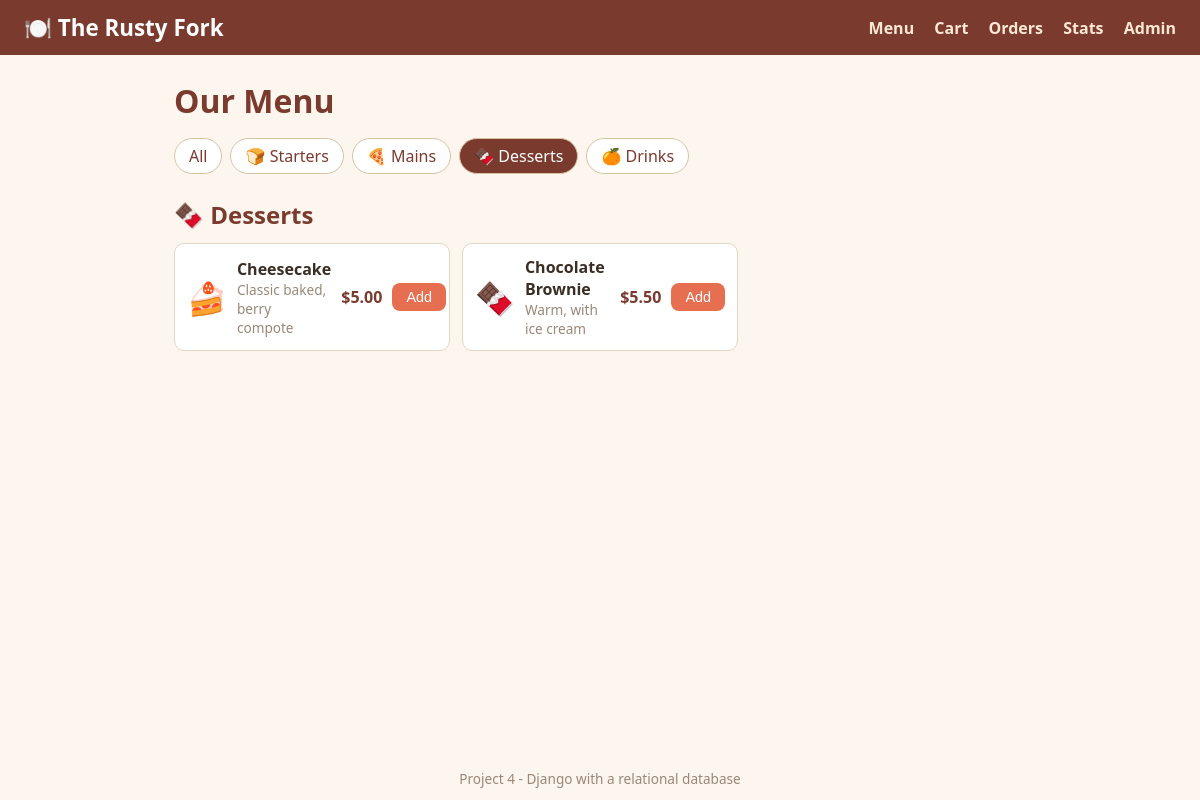
Screenshot of /?cat=3 with the database file from the repository.
### menu/models.py (models this page shows, shortened)
class Category(models.Model):
    name = models.CharField(max_length=50)
    emoji = models.CharField(max_length=10, blank=True)
    order = models.PositiveIntegerField(default=0)
    class Meta:
        ordering = ["order", "name"]
        verbose_name_plural = "Categories"

class MenuItem(models.Model):
    category = models.ForeignKey(
        Category, on_delete=models.CASCADE, related_name="items"
    )
    name = models.CharField(max_length=50)
    description = models.TextField(blank=True)
    price = models.DecimalField(max_digits=6, decimal_places=2)
    emoji = models.CharField(max_length=10, blank=True)
    available = models.BooleanField(default=True)
    class Meta:
        ordering = ["category__order", "name"]

### menu/views.py (the view)
# urls.py: path("", views.menu, name="menu"),
def menu(request):
    selected = request.GET.get("cat")
    items = MenuItem.objects.filter(available=True)
    if selected:
        items = items.filter(category_id=selected)
    categories = Category.objects.all()
    items_by_category = {}
    for category in categories:
        group = [i for i in items if i.category_id == category.id]
        if group:
            items_by_category[category] = group
    return render(request, "menu/menu.html", {
        "categories": categories,
        "items_by_category": items_by_category,
        "selected": selected,
        "cart_count": _cart_count(_cart(request)),
    })

### menu/views.py (called while the page is built)
def _cart(request):
    return request.session.setdefault(CART_KEY, {})

def _cart_count(cart):
    return sum(cart.values())

### menu/templates/menu/menu.html (shortened to what this page needs)
{% extends "base.html" %}
{% block content %}
<h1>Our Menu</h1>
<div class="filters">
    <a href="{% url 'menu' %}" class="{% if not selected %}active{% endif %}">All</a>
    {% for category in categories %}
        <a href="{% url 'menu' %}?cat={{ category.id }}" class="{% if selected == category.id|stringformat:'s' %}active{% endif %}">
            {{ category.emoji }} {{ category.name }}
        </a>
    {% endfor %}
</div>
{% for category, items in items_by_category.items %}
    <section class="category">
        <h2>{{ category.emoji }} {{ category.name }}</h2>
        <div class="items">
            {% for item in items %}
                <div class="item">
                    <span class="emoji">{{ item.emoji }}</span>
                    <div class="info">
                        <h3>{{ item.name }}</h3>
                        <p>{{ item.description }}</p>
                    </div>
                    <div class="price">${{ item.price }}</div>
                    <form method="post" action="{% url 'cart' %}">
                        <button type="submit">Add</button>
                    </form>
                </div>
            {% endfor %}
        </div>
    </section>
{% empty %}
    <p class="empty">No items here yet. Check the admin to add some.</p>
{% endfor %}
{% endblock %}

### menu/static/menu/css/style.css (style rules this page uses)
* { box-sizing: border-box; margin: 0; padding: 0; }
body { font-family: "Segoe UI", Tahoma, sans-serif; background: #fdf6ee; color: #3a2e24; display: flex; flex-direction: column; min-height: 100vh; }
h1 { margin-bottom: 16px; color: #7a3b2e; }
h2 { margin: 24px 0 12px; color: #7a3b2e; }
.filters { display: flex; gap: 8px; flex-wrap: wrap; margin-bottom: 20px; }
.filters a { padding: 6px 14px; background: #fff; border: 1px solid #d8c3a5; border-radius: 999px; color: #7a3b2e; text-decoration: none; }
.filters a.active { background: #7a3b2e; color: #fff; }
.items { display: grid; grid-template-columns: repeat(auto-fill, minmax(260px, 1fr)); gap: 12px; }
.item { background: #fff; border: 1px solid #e5d5c0; border-radius: 10px; padding: 12px; display: flex; align-items: center; gap: 10px; }
.item .emoji { font-size: 2rem; }
.item .info { flex: 1; }
.item h3 { font-size: 1rem; }
.item p { font-size: 0.85rem; color: #9a8778; }
.price { font-weight: bold; color: #7a3b2e; white-space: nowrap; }
button, .button { background: #e76f51; color: #fff; border: none; border-radius: 8px; padding: 6px 14px; cursor: pointer; font-size: 0.9rem; text-decoration: none; display: inline-block; }
a { color: #7a3b2e; }

### rows the page displays
Category: emoji "🍞", name "Starters"
Category: emoji "🍕", name "Mains"
Category: emoji "🍫", name "Desserts"
Category: emoji "🍊", name "Drinks"
MenuItem: emoji "🍰", name "Cheesecake", description "Classic baked, berry compote", price "5.00"
MenuItem: emoji "🍫", name "Chocolate Brownie", description "Warm, with ice cream", price "5.50"
